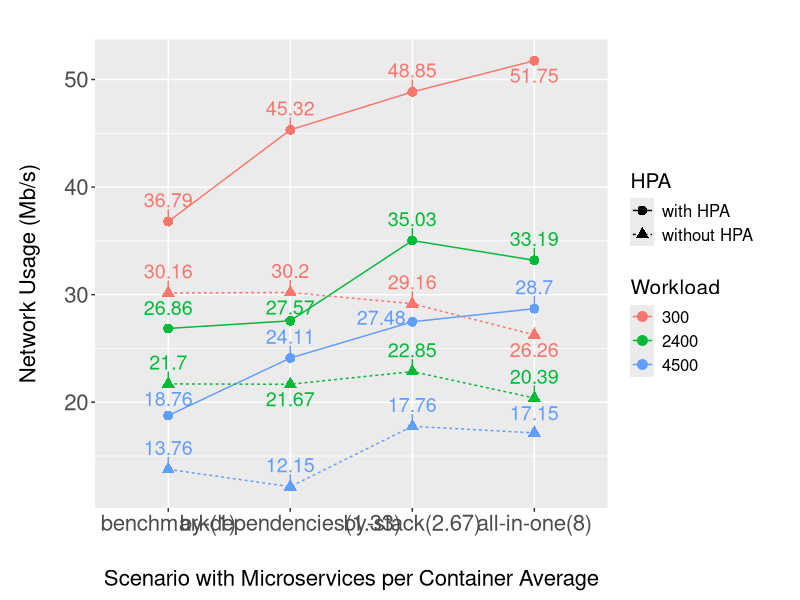
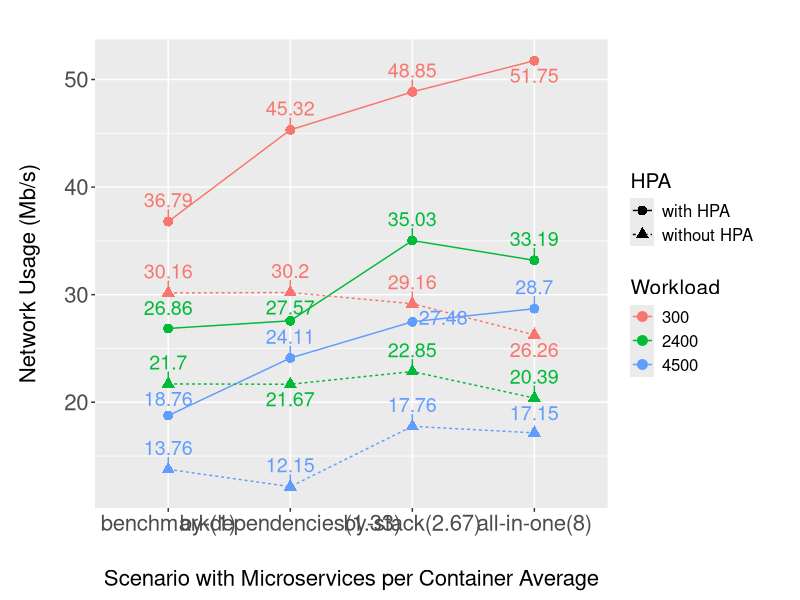

Recreate these plots in R, in order.
setwd("~/Documentos/Dev/microservices-container-grouping/experiments_results/graphics_and_tables_consolidated/resources")
# Carregar pacotes necessários
library(ggplot2)
library(dplyr)
library(tidyr)
library(ggrepel)

# Criar o dataframe com os dados fornecidos
data_network <- data.frame(
  workload = c(300, 300, 300, 300, 2400, 2400, 2400, 2400, 4500, 4500, 4500, 4500),
  workload_desc = c("Low (300 users)", "Low (300 users)", "Low (300 users)", "Low (300 users)",
                    "Medium (2400 users)", "Medium (2400 users)", "Medium (2400 users)", "Medium (2400 users)",
                    "High (4500 users)", "High (4500 users)", "High (4500 users)", "High (4500 users)"),
  scenario = c("benchmark", "all-in-one", "by-stack", "by-dependencies",
               "benchmark", "all-in-one", "by-stack", "by-dependencies",
               "benchmark", "all-in-one", "by-stack", "by-dependencies"),
  Microservices_per_Container_Average = c(1.00, 8.00, 2.67, 1.33, 1.00, 8.00, 2.67, 1.33, 1.00, 8.00, 2.67, 1.33),
  Network_without_HPA = c(30.16, 26.26, 29.16, 30.20, 21.70, 20.39, 22.85, 21.67, 13.76, 17.15, 17.76, 12.15),
  Network_with_HPA = c(36.79, 51.75, 48.85, 45.32, 26.86, 33.19, 35.03, 27.57, 18.76, 28.70, 27.48, 24.11)
)

# Transformar os dados em formato longo para ggplot
data_long_network <- data_network %>%
  pivot_longer(cols = c(Network_without_HPA, Network_with_HPA), 
               names_to = "HPA", 
               values_to = "Network_Mb_s") %>%
  mutate(HPA = recode(HPA, "Network_without_HPA" = "without HPA", "Network_with_HPA" = "with HPA"))

# Criar uma nova coluna combinando cenário e média de microservices por container
data_long_network <- data_long_network %>%
  mutate(Scenario_Microservices = paste(scenario, "(", Microservices_per_Container_Average, ")", sep = ""),
         Scenario_Microservices = factor(Scenario_Microservices, levels = unique(Scenario_Microservices[order(Microservices_per_Container_Average)])))


# Gerar o gráfico
fig<-ggplot(data_long_network, aes(x = Scenario_Microservices, y = Network_Mb_s, color = factor(workload), shape = HPA)) +
  geom_point(size = 3) +
  geom_line(aes(linetype = HPA, group = interaction(workload, HPA))) +
  geom_text_repel(aes(label = round(Network_Mb_s, 2)), vjust = -1, size = 5, show_guide  = FALSE) +  # Adicionar os valores dos pontos com repel para evitar sobreposição
  labs(
    #title = "Network Usage with and without HPA vs Scenario with Microservices per Container Average",
       x = "Scenario with Microservices per Container Average",
       y = "Network Usage (Mb/s)",
       color = "Workload",
       shape = "HPA",
       linetype = "HPA") +
  theme(plot.title = element_text(hjust = 0.5, vjust = 5, size = 20),
        strip.text = element_text(size= 16),
        plot.margin = unit(c(1,1,1,1), "cm"),
        axis.text = element_text(size = 16),
        #axis.text.x = element_text(angle = -45),
        legend.title = element_text(size = 15),
        legend.text = element_text(size = 12),
        axis.title = element_text(size = 16),
        axis.title.y=element_text(vjust=5),
        axis.title.x=element_text(vjust=-5))



fig
pdf_file = paste("resume_network_consumption.pdf",sep = "")
pdf(pdf_file, width = 16, height = 9)
print(fig)
dev.off()


